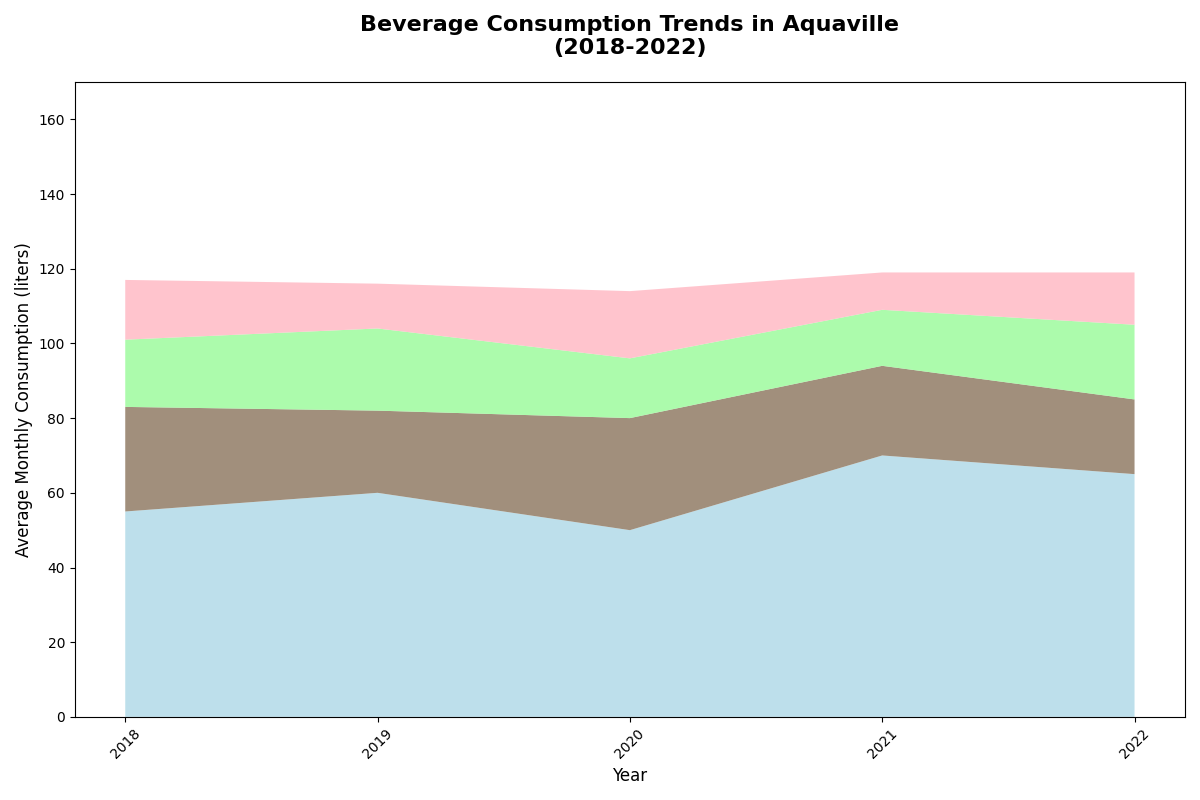

The Python source for this figure:
import matplotlib.pyplot as plt
import numpy as np

years = np.arange(2018, 2023)
water = np.array([55, 60, 50, 70, 65])
coffee = np.array([28, 22, 30, 24, 20])
tea = np.array([18, 22, 16, 15, 20])
soda = np.array([16, 12, 18, 10, 14])

data = np.vstack([water, coffee, tea, soda])

fig, ax = plt.subplots(figsize=(12, 8))

ax.stackplot(years, data, colors=['#add8e6', '#8a735b', '#98fb98', '#ffb6c1'], alpha=0.8)

ax.set_title('Beverage Consumption Trends in Aquaville\n(2018-2022)', fontsize=16, fontweight='bold', pad=20)
ax.set_xlabel('Year', fontsize=12)
ax.set_ylabel('Average Monthly Consumption (liters)', fontsize=12)
ax.set_xticks(years)
ax.set_yticks(np.arange(0, 201, 20))
ax.set_ylim(0, 170)

plt.xticks(rotation=45)
plt.tight_layout()
plt.show()
